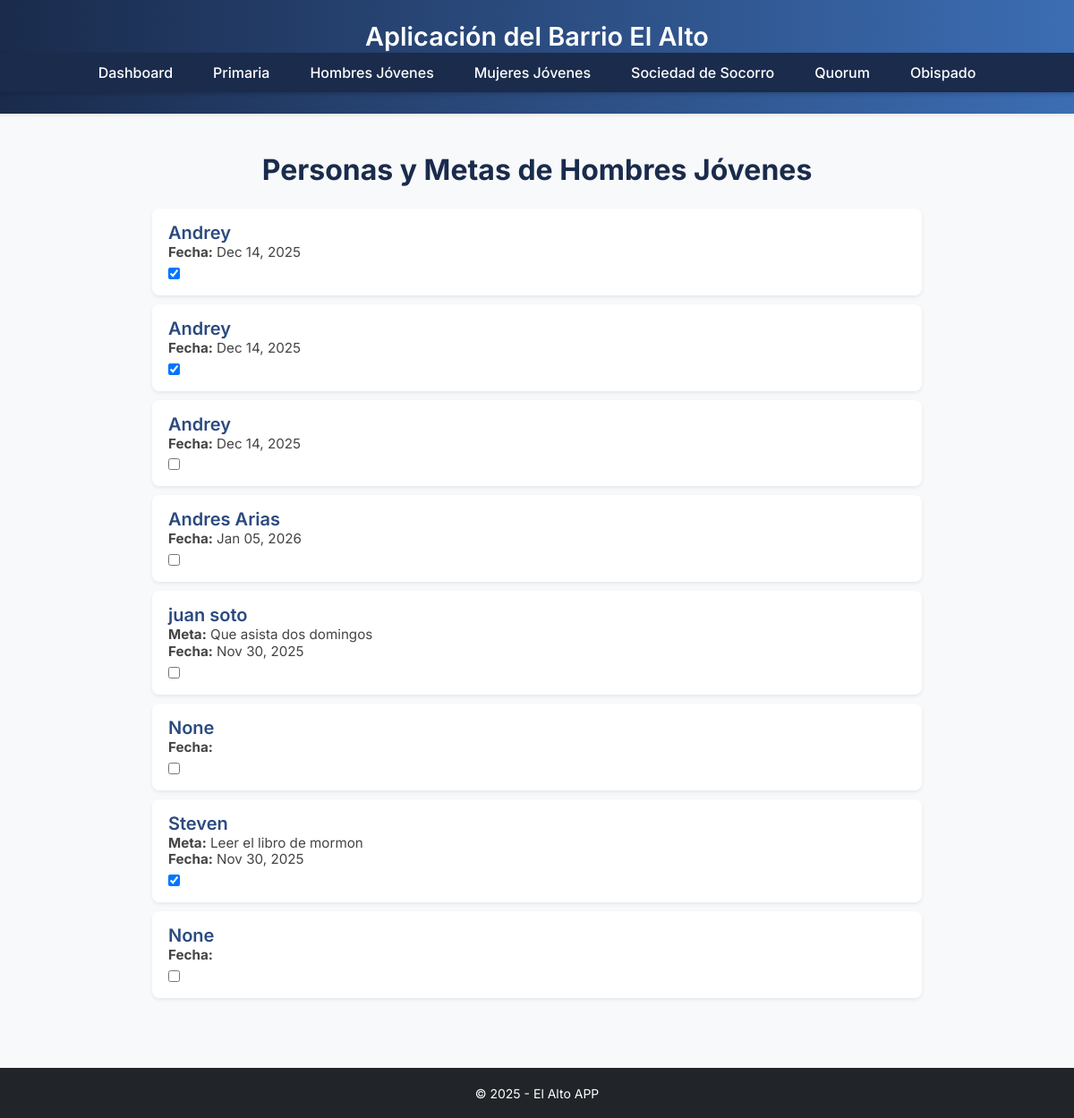
/hjovenes/, run on the app's committed database.
### barrio/models.py (models this page shows, shortened)
class ObraMisional(models.Model):
    ORGANIZACIONES = [
        ("QUORUM", "Quórum de Élderes"),
        ("SOCSOC", "Sociedad de Socorro"),
        ("HOMBRES", "Hombres Jóvenes"),
        ("MUJERES", "Mujeres Jóvenes"),
        ("PRIMARIA", "Primaria"),
    ]
    CONDICIONES = [
        ("MENOS_ACTIVOS", "Menos activos"),
        ("ACTIVOS", "Activos"),
        ("CONVERSOS", "Conversos"),
        ("INVESTIGADORES", "Investigadores"),
    ]
    ORDENANZAS = [
        ("BAUTISMO", "Bautismo"),
        ("INVESTIDURA", "Investidura"),
        ("SELLAMIENTO", "Sellamiento"),
    ]
    organizacion = models.CharField(max_length=20, choices=ORGANIZACIONES, null=True, blank=True)
    condicion_actual = models.CharField(max_length=20, choices=CONDICIONES, null=True, blank=True)
    nombre = models.CharField(max_length=120, null=True, blank=True)
    meta = models.CharField(max_length=50, null=True, blank=True)
    ordenanza_faltante = models.CharField(max_length=50, choices=ORDENANZAS, null=True, blank=True)
    fecha_meta = models.DateField(null=True, blank=True)
    done = models.BooleanField(default=False)

### barrio/views.py (the view)
# urls.py: path('hjovenes/', views.hjovenes, name='hjovenes'),
def hjovenes(request):
    obras = ObraMisional.objects.filter(organizacion='HOMBRES')
    return render(request, 'hjovenes.html', {'obras': obras})

### barrio/templates/hjovenes.html (shortened to what this page needs)
{% extends 'base.html' %}
{% block content %}
<div class="container-custom mt-4">
    <h2 class="text-center mb-4">Personas y Metas de Hombres Jóvenes</h2>
    {% for item in obras %}
    <div class="persona-item shadow-sm">
        <div class="persona-nombre">{{ item.nombre }}</div>
        {% if item.meta %}
        <div class="persona-fecha">
            <strong>Meta:</strong> {{ item.meta }}
        </div>
        {% endif %}
        <div class="persona-fecha">
            <strong>Fecha:</strong> {{ item.fecha_meta|date:"M d, Y" }}
        </div>
<form method="POST" action="{% url 'marcar_completado' item.id %}" class="d-inline">
    <input
        type="checkbox"
        name="done"
        onchange="this.form.submit()"
        {% if item.done %}checked{% endif %}
    >
</form>
    </div>
    {% endfor %}
</div>
{% endblock %}

### barrio/static/style.css (style rules this page uses)
body { font-family: 'Inter', sans-serif !important; background-color: #f7f9fc; color: #333; }
h1, h2, h3 { font-weight: 700; color: #1a2b4c; }
.container-custom { max-width: 900px; margin: auto; padding: 20px; }
.persona-item { padding: 12px 18px; background: #ffffff; border-radius: 8px; margin-bottom: 10px; box-shadow: 0 2px 6px rgba(0,0,0,0.05); }
.persona-nombre { font-size: 1.25rem; font-weight: 600; color: #2b4a80; }
.persona-fecha { font-size: 0.95rem; color: #444; margin-top: -4px; }

### data on the page
ObraMisional: nombre "Andrey", fecha_meta "Dec 14, 2025", done "☑"
ObraMisional: nombre "Andrey", fecha_meta "Dec 14, 2025", done "☑"
ObraMisional: nombre "Andrey", fecha_meta "Dec 14, 2025"
ObraMisional: nombre "Andres Arias", fecha_meta "Jan 05, 2026"
ObraMisional: nombre "juan soto", meta "Que asista dos domingos", fecha_meta "Nov 30, 2025"
ObraMisional: nombre "None"
ObraMisional: nombre "Steven", meta "Leer el libro de mormon", fecha_meta "Nov 30, 2025", done "☑"
ObraMisional: nombre "None"
